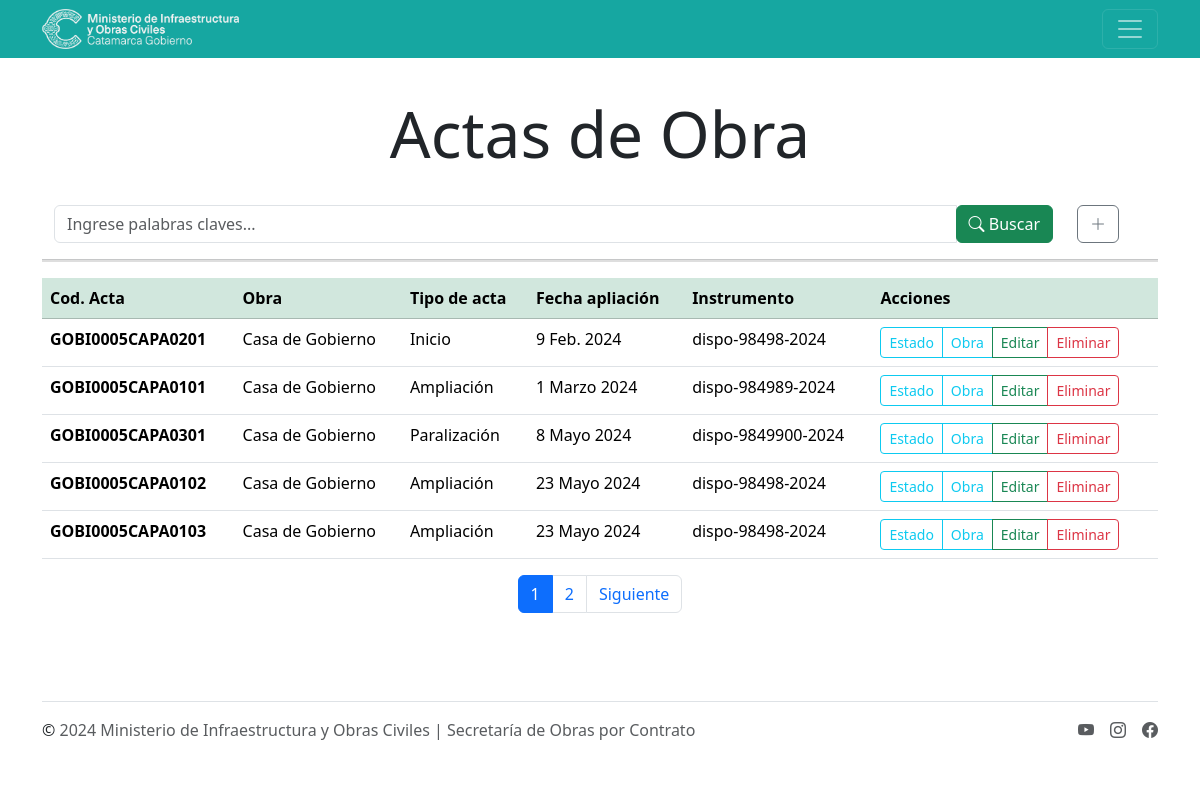
/soc/obras/certificados/actas/ (signed in), run on an earlier commit of the app's database.
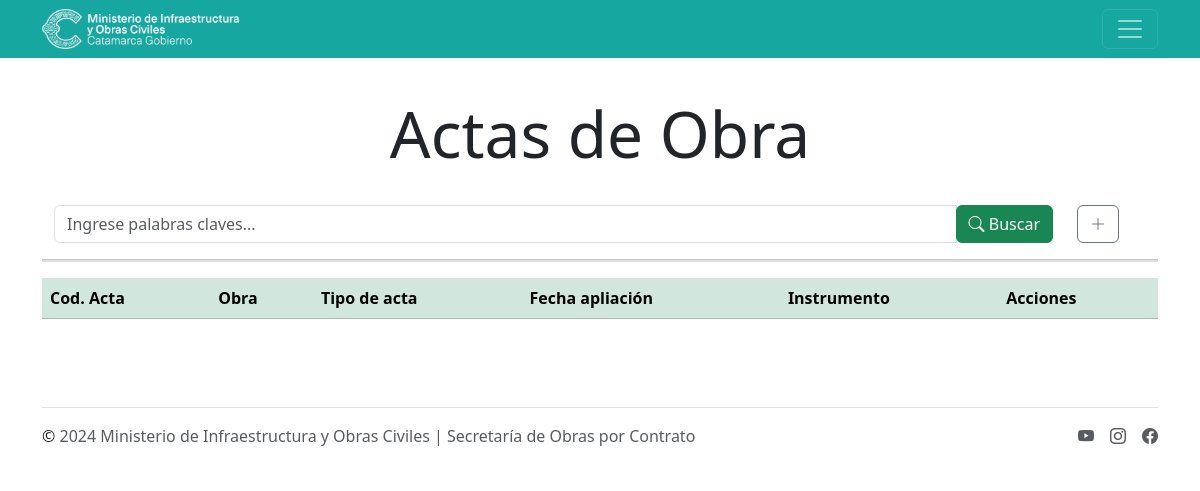
And on a later commit of the database.
### mioc/models.py (models this page shows, shortened)
class ActasObras(models.Model):
    id = models.BigAutoField(
        auto_created=True, primary_key=True, serialize=False, verbose_name='ID')
    obra = models.ForeignKey(
        Obras, on_delete=models.CASCADE, verbose_name='Obra')
    tipo = models.ForeignKey(
        ActaTipo, on_delete=models.CASCADE, verbose_name='Tipo de Acta')
    fecha = models.DateField(
        verbose_name='Fecha aplicación Acta', blank=True, null=True)
    orden = models.PositiveIntegerField(verbose_name='Nro Orden', default=1)
    dispo = models.CharField(
        max_length=200, verbose_name='Disposición', blank=True, null=True)
    codActa = models.CharField(
        max_length=200, verbose_name='Cod. Acta', editable=False, unique=True, null=True)
    class Meta:
        verbose_name = 'Acta obra'
        verbose_name_plural = 'Actas obras'
        ordering = ['obra']

class Obras(models.Model):
    id = models.BigAutoField(
        auto_created=True, primary_key=True, serialize=False, verbose_name='ID')
    expedientes = models.CharField(max_length=30, verbose_name='Expediente')
    codObra = models.CharField(
        max_length=200, verbose_name='Cod. Obra', editable=False, blank=True, null=True)
    institucion = models.ForeignKey(
        Instituciones, on_delete=models.CASCADE, verbose_name='Institución')
    inspector = models.ForeignKey(
        Inspectores, on_delete=models.CASCADE, verbose_name='Inspector')
    empresa = models.ForeignKey(
        Empresas, on_delete=models.CASCADE, verbose_name='Empresa', blank=True, null=True)
    inicio = models.DateField(verbose_name='Fecha de inicio')
    uvi = models.ForeignKey(Uvis, on_delete=models.CASCADE,
                            verbose_name='Uvi', editable=False, blank=True, null=True)
    plazo = models.IntegerField(verbose_name='Plazo Contractual (días)')
    vencimiento_contractual = models.DateField(
        verbose_name='Vencimiento Contractual', blank=True, null=True)
    nombre_obra = models.CharField(
        max_length=250, verbose_name='Carátula Obra', null=True, blank=True)
    monto_contrato = models.FloatField(
        verbose_name='Monto de contrato ($)', blank=True, null=True)
    fecha_cotrato = models.DateField(
        verbose_name='Fecha de contrato', blank=True, null=True)
    monto_uvi = models.FloatField(
        verbose_name='Monto de contrato (UVIS)', blank=True, null=True)
    valor_uvi_contrato = models.FloatField(
        verbose_name='Valor UVI contrato', blank=True, null=True)
    class Meta:
        verbose_name = 'Obra'
        verbose_name_plural = 'Obras'
        ordering = ['institucion']

class Instituciones(models.Model):
    id = models.BigAutoField(
        auto_created=True, primary_key=True, serialize=False, verbose_name='ID')
    name = models.CharField(max_length=200, verbose_name='Institución')
    clase = models.ForeignKey(
        Clases, on_delete=models.CASCADE, verbose_name='Tipo de Institución')
    location = models.ForeignKey(
        Location, on_delete=models.CASCADE, verbose_name='Ubicación')
    geometry = models.CharField(
        max_length=150, blank=True, null=True, verbose_name='Georeferencia')
    class Meta:
        verbose_name = 'Institución'
        verbose_name_plural = 'Instituciones'
        ordering = ['name']

class ActaTipo(models.Model):
    id = models.BigAutoField(
        auto_created=True, primary_key=True, serialize=False, verbose_name='ID')
    name = models.CharField(max_length=200, verbose_name='Tipo de Acta')
    class Meta:
        verbose_name = 'Tipo de Acta'
        verbose_name_plural = 'Tipos de Actas'
        ordering = ['name']

### mioc/views.py (the view, shortened to what this page needs)
# urls.py: path('obras/certificados/actas/',login_required(views.lista_actas), name='actas'),
def lista_actas(request):
    actas = ActasObras.objects.all()
    page = request.GET.get('page',1)
    try:
        paginator = Paginator(actas,5)
        actas = paginator.page(page)
    except:
        raise Http404
    queryset = request.GET.get('buscar')
    return render(request, 'actas_lista.html', {'entity': actas, 'paginator':paginator})

### mioc/templates/actas_lista.html (shortened to what this page needs)
{% extends 'layouts/base.html' %}
{% block content %}
<main class="container py-5">
    <h1 class="display-3 text-center fw-medium">Actas de Obra</h1>
    <br>
    <div class="container">
        <div class="row">
            <div class="col-md-11 search">
                <form method="get">
                    <div id="custom-search-input">
                        <div class="input-group col-md-12">
                            <input type="text" class="form-control" placeholder="Ingrese palabras claves..."
                                name="buscar" value="{{ request.GET.buscar }}">
                            <span class="input-group-list">
                                <button type="submit" class="btn btn-success">
                                    <i class="bi bi-search"></i> Buscar
                                </button>
                            </span>
                        </div>
                    </div>
                </form>
            </div>
            {% if perms.mioc.view_inspectores %}
            <div class="col-1">
                <a href="{% url 'nueva_acta' %}" type="" class="btn btn-outline-secondary">
                    <i class="bi bi-plus-lg"></i>
                </a>
            </div>
            {% endif %}
        </div>
    </div>
    <hr size="5" color="grey" noshade>
    <div class="table-responsive">
        <table class="table table-hover">
            <thead class="table-success">
                <th>Cod. Acta</th>
                <th>Obra</th>
                <th>Tipo de acta</th>
                <th>Fecha apliación</th>
                <th>Instrumento</th>
                <th>Acciones</th>
            </thead>
            <tbody>
                {% for acta in entity %}
                <tr>
                    <td class="fw-semibold">{{ acta.codActa }}</td>
                    <td>{{ acta.obra.institucion.name }}</td>
                    <td>{{ acta.tipo.name }}</td>
                    <td>{{ acta.fecha }}</td>
                    <td>{{ acta.dispo }}</td>
                    <td>
                        <div class="btn-group btn-group-sm" role="group" aria-label="Basic mixed styles example">
                            <a type="button" class="btn btn-outline-info">Estado</a>
                            <a type="button" class="btn btn-outline-info"
                                href="{% url 'actas_obra' acta.obra_id %}">Obra</a>
                            {% if perms.mioc.view_inspectores %}
                            <a type="button" class="btn btn-outline-success"
                                href="{% url 'editar_acta' acta.pk %}">Editar</a>
                            <a type="button" class="btn btn-outline-danger"
                                href="{% url 'eliminar_cert' acta.pk %}" >Eliminar</a>
                            {% endif %}
                        </div>
                    </td>
                </tr>
                {% endfor %}
            </tbody>
        </table>
    </div>
    {% include 'paginator.html' %}
</main>
{% endblock %}

What changed in the data, as far as the page shows it:
removed ActasObras: codActa "GOBI0005CAPA0201", obra.institucion.name "Casa de Gobierno", tipo.name "Inicio", fecha "9 Feb. 2024", dispo "dispo-98498-2024"
removed ActasObras: codActa "GOBI0005CAPA0101", obra.institucion.name "Casa de Gobierno", tipo.name "Ampliación", fecha "1 Marzo 2024", dispo "dispo-984989-2024"
removed ActasObras: codActa "GOBI0005CAPA0301", obra.institucion.name "Casa de Gobierno", tipo.name "Paralización", fecha "8 Mayo 2024", dispo "dispo-9849900-2024"
removed ActasObras: codActa "GOBI0005CAPA0102", obra.institucion.name "Casa de Gobierno", tipo.name "Ampliación", fecha "23 Mayo 2024", dispo "dispo-98498-2024"
removed ActasObras: codActa "GOBI0005CAPA0103", obra.institucion.name "Casa de Gobierno", tipo.name "Ampliación", fecha "23 Mayo 2024", dispo "dispo-98498-2024"
Also different on the page:
list line gone: "1"
list line gone: "2"
text no longer shown: "Siguiente"
